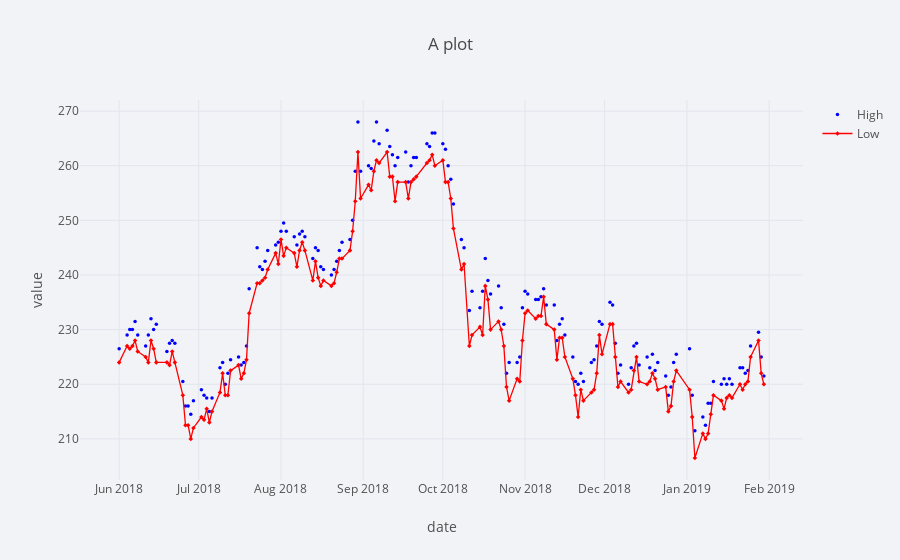

The code cell stored with this chart in its notebook:
### Code cell
# #我們可以客製化我們的圖表
plyo.iplot(df_plot.iplot(asFigure=True,
                              theme='polar',
                              title='A plot',
                              xTitle='date',
                              yTitle='value',
                              mode={'High':'markers','Low':'lines+markers'},
                              symbol={'High':'circle','Low':'diamond'},
                              size=3.5,
                               color={'High':'blue','Low':'red'},
                              
                              ), filename='ply_02')

### Figure 1 — Plotly figure (JSON) as saved in the notebook; plotly's stock layout.template omitted (floating-point values rounded to 4 significant figures; data arrays with more than 128 entries replaced by an {"elided": "..."} marker saying what was removed)
{"data": [{"line": {"color": "blue", "dash": "solid", "shape": "linear", "width": 1.3}, "marker": {"size": 3.5, "symbol": "circle"}, "mode": "markers", "name": "High", "text": "", "type": "scatter", "uid": "dbd711e6-83cc-11e9-b241-00e18c233697", "x": {"elided": "169 str values"}, "y": {"elided": "169 float values"}}, {"line": {"color": "red", "dash": "solid", "shape": "linear", "width": 1.3}, "marker": {"size": 3.5, "symbol": "diamond"}, "mode": "lines+markers", "name": "Low", "text": "", "type": "scatter", "uid": "dbd711e7-83cc-11e9-b241-00e18c233697", "x": {"elided": "169 str values"}, "y": {"elided": "169 float values"}}], "layout": {"legend": {"bgcolor": "#F2F3F7", "font": {"color": "#505050"}}, "paper_bgcolor": "#F2F3F7", "plot_bgcolor": "#F2F3F7", "title": "A plot", "titlefont": {"color": "#484848"}, "xaxis": {"gridcolor": "#E1E5ED", "showgrid": true, "tickfont": {"color": "#505050"}, "title": "date", "titlefont": {"color": "#505050"}, "zerolinecolor": "#E1E5ED"}, "yaxis": {"gridcolor": "#E1E5ED", "showgrid": true, "tickfont": {"color": "#505050"}, "title": "value", "titlefont": {"color": "#505050"}, "zerolinecolor": "#E1E5ED"}}}
